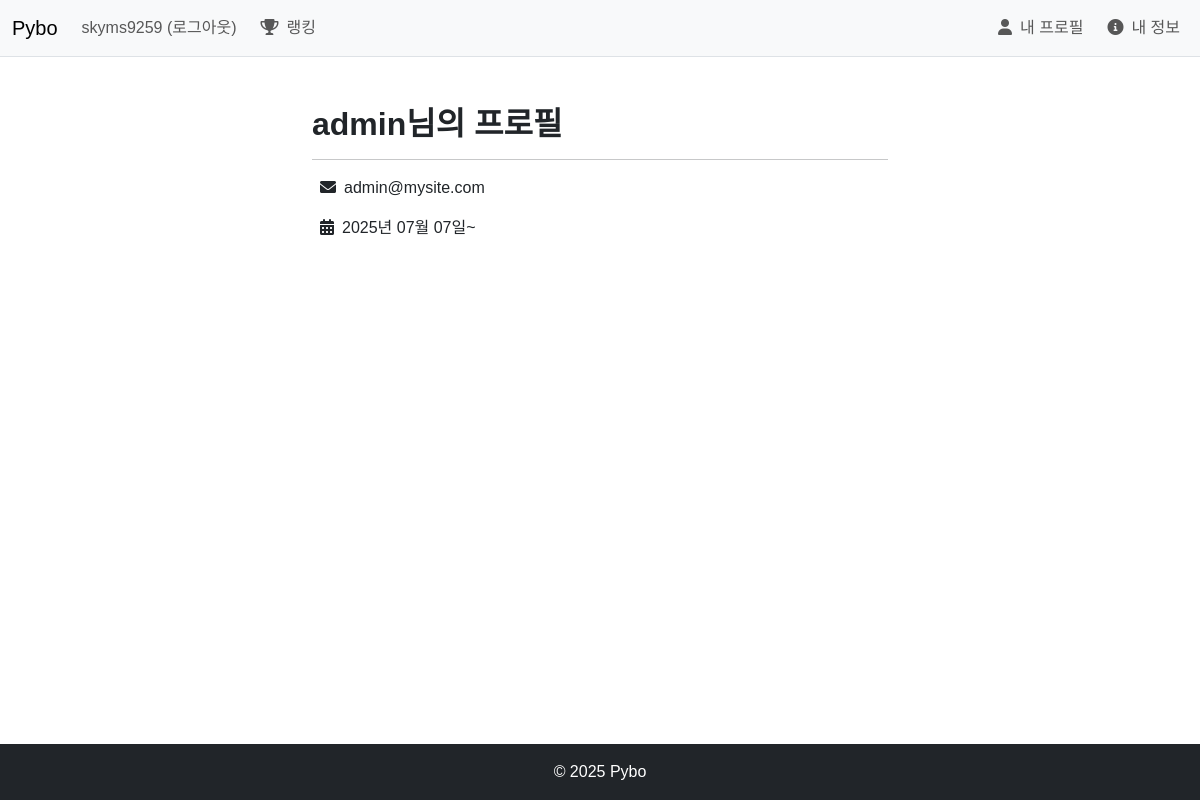
Before: /pybo/users/admin/ (signed in) with the older database file.
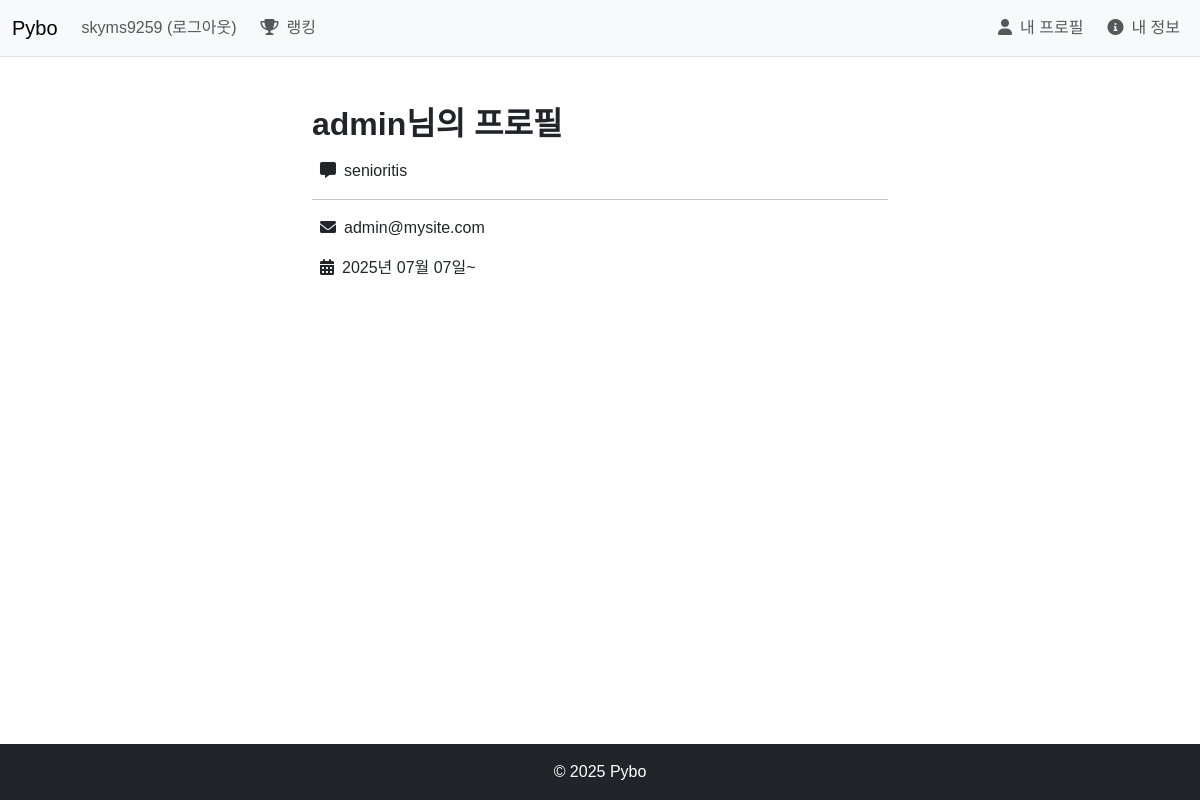
After: the same page with the newer database file.
### pybo/models.py (models this page shows, shortened)
class UserProfile(models.Model):
    user = models.OneToOneField(User, on_delete=models.CASCADE)
    status = models.CharField(max_length=255, blank=True, default='')

### pybo/views/index_views.py (the view)
# urls.py: path('users/<str:username>/', index_views.user_profile, name='user_profile'),
def user_profile(request, username):
    user_obj = get_object_or_404(User, username=username)
    try:
        profile = user_obj.userprofile
    except UserProfile.DoesNotExist:
        profile = None
    return render(request, 'pybo/user_profile.html', {
        'user_obj': user_obj,
        'profile': profile,
    })

### templates/pybo/user_profile.html
{% extends "index.html" %}
{% block content %}
<div class="container py-5" style="max-width: 600px;">
    <h2 class="fw-bold mb-3">{{ user_obj.username }}님의 프로필</h2>
    {% if profile.status %}
    <p><i class="fas fa-comment-alt mx-2"></i>{{ profile.status }}</p>
    {% endif %}
    <hr>
    <p><i class="fas fa-envelope mx-2"></i>{{ user_obj.email }}</p>
    <p><i class="fas fa-calendar-alt mx-2"></i>{{ user.date_joined|date:"Y년 m월 d일" }}~</p>
</div>
{% endblock content %}

### templates/index.html (shortened to what this page needs)
{% load static %}
<!doctype html>
<html lang="ko">
    <head>
        <link rel="stylesheet" href="https://cdn.jsdelivr.net/npm/katex@0.16.9/dist/katex.min.css">
        <link rel="stylesheet" type="text/css" href="{% static 'bootstrap.min.css' %}">
        <link rel="stylesheet" href="https://cdn.jsdelivr.net/simplemde/latest/simplemde.min.css">
        <link rel="stylesheet" href="https://cdnjs.cloudflare.com/ajax/libs/font-awesome/6.0.0/css/all.min.css">
        <link rel="stylesheet" type="text/css" href="{% static 'style.css' %}">
    </head>
    <body class="d-flex flex-column min-vh-100">
        {% include "navbar.html" %}
        <div class="d-flex flex-fill h-100">
            {% block content %}
            {% endblock content %}
        </div>
        <footer class="bg-dark text-white text-center py-3">
            <div class="container">
                <p class="m-0">&copy; 2025 Pybo</p>
            </div>
        </footer>
    </body>
</html>

### templates/navbar.html (shortened to what this page needs)
<nav class="navbar navbar-expand-lg navbar-light bg-light border-bottom">
    <div class="container-fluid">
        <a class="navbar-brand" href="{% url 'pybo:index' %}">Pybo</a>
        <div class="collapse navbar-collapse" id="navbarSupportedContent">
            <ul class="navbar-nav me-auto mb-2 mb-lg-0">
                <li class="nav-item">
                    {% if user.is_authenticated %}
                    <a class="nav-link" href="{% url 'common:logout' %}">{{ user.username }} (로그아웃)</a>
                    {% else %}
                    <a class="nav-link" href="{% url 'common:login' %}">로그인</a>
                    {% endif %}
                </li>
                <li class="">
                    <a class="nav-link" href="{% url 'pybo:user_ranking' %}"><i class="fas fa-trophy mx-2"></i>랭킹</a>
                </li>
            </ul>
            {% if user.is_authenticated %}
            <ul class="navbar-nav ms-auto">
                <li class="nav-item">
                    <a class="nav-link" href="{% url 'pybo:user_profile' username=user.username %}"><i class="fas fa-user mx-2"></i>내 프로필</a>
                </li>
                <li class="nav-item">
                    <a class="nav-link" href="{% url 'pybo:accounts' %}"><i class="fas fa-info-circle mx-2"></i>내 정보</a>
                </li>
            </ul>
            {% endif %}
        </div>
    </div>
</nav>

### static/style.css (style rules this page uses)
body { font-family: 'Noto Sans KR', sans-serif !important; }

Changed rows visible on the page:
added UserProfile: status "senioritis"
